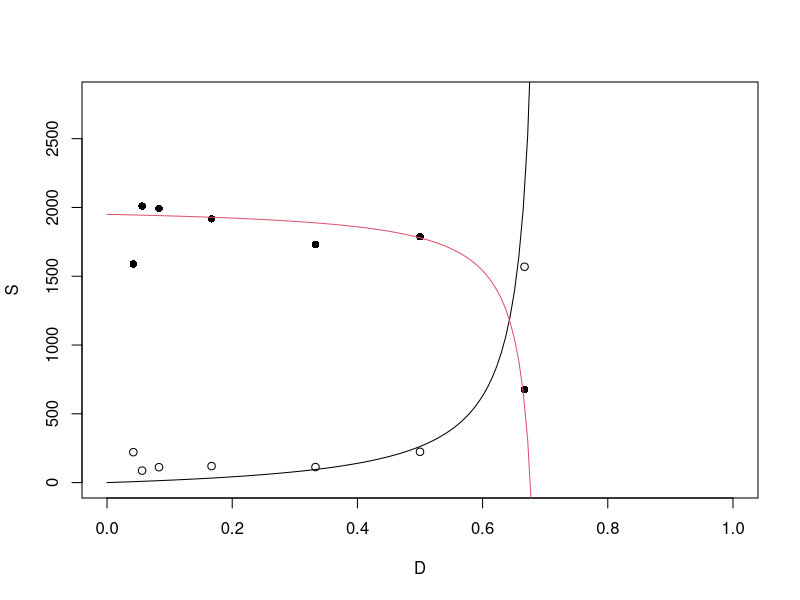
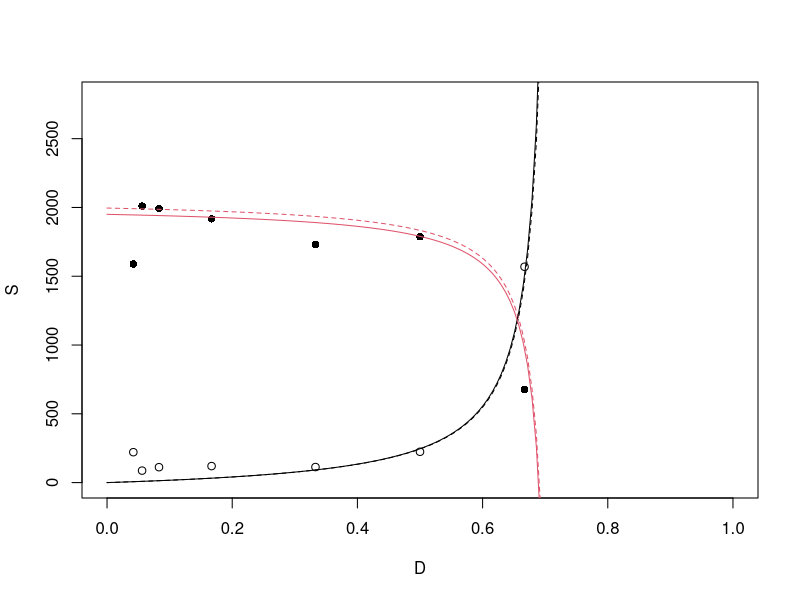

The R script that drew these images, in order:
# Bacterial growth example
# From Statistics for Environmental Engineers (2002, 2nd ed), chapter 46
# by Berthouex & Brown

bact = data.frame(
	D = c(0.042, 0.056, 0.083, 0.167, 0.333, 0.5, 0.667, 1),
	S = c(221, 87, 112, 120, 113, 224, 1569, 2745),
	X = c(1589, 2010, 1993, 1917, 1731, 1787, 676, 122)
)

bact <- bact[-8,] # Data point removed in book example

# Test initial estimates p0 and plot functions:
p0 <- c(0.7, 105, 0.65)
S0 <- 3000

with(bact, {
	plot(D, S, xlim=c(0,1), ylim=c(0,2800))
	points(D, X, pch=16)
})

curve(p0[2]*x / (p0[1] - x), add=TRUE, from=0, to=0.7, col=1)
curve(p0[3] * (S0 - (p0[2]*x / (p0[1] - x))), add=TRUE, from=0, to=0.7, col=2)

# Estimation
fr <- function(p0) {
  
	# Observed responses
	y <- matrix(c(bact$S, bact$X),ncol=2)
	x <- bact$D
	# Predicted responses
	f1 <- p0[2]*x / (p0[1] - x)
	f2 <- p0[3] * (S0 - (p0[2]*x / (p0[1] - x)))
  
	f <- matrix(c(f1,f2), ncol=2)
  
	# Box-Draper criterion (see chapter 4 in Bates & Watts 1988).
	# Minimizes the determinant of the crossproduct of the residual matrix y-f.
	# svd = Singular Value Decomposition of a Matrix
	# prod = Product of Vector Elements
	return(prod(svd(y - f, nu=0, nv=0)$d)^2)
}

# Use nlm to minimize the fr function
# nlm = Non-Linear Minimization
out.nlm <- nlm(fr, p=p0, hessian=TRUE, iterlim=100000)
out.nlm
p.nlm <- out.nlm$estimate

# With constrained optimization nlminb
# Appears very sensitive to upper limits, for instance
# upper = c(.75, 120, .65) give similar estimates to nlm,
# but upper = c(.75, 120, .75) give totally different estimates

out.nlminb <- nlminb(start=p0, objective=fr, lower = c(0,0,0), upper = c(.75,120,.65))
out.nlminb
p.nlminb <- out.nlminb$par

cat("Estimates with nlm:", round(p.nlm,3), "\n")
cat("Estimates with nlminb:", round(p.nlminb,3), "\n")

# Plot curves with estimated parameters
with(bact, {
	plot(D, S, xlim=c(0,1), ylim=c(0,2800))
	points(D, X, pch=16)
})

curve(p.nlm[2]*x / (p.nlm[1] - x), add=TRUE, from=0, to=0.7, col=1, lty=2)
curve(p.nlm[3] * (S0 - (p.nlm[2]*x / (p.nlm[1] - x))), add=TRUE, from=0, to=0.7, col=2, lty=2)

curve(p.nlminb[2]*x / (p.nlminb[1] - x), add=TRUE, from=0, to=0.7, col=1, lty=1)
curve(p.nlminb[3] * (S0 - (p.nlminb[2]*x / (p.nlminb[1] - x))), add=TRUE, from=0, to=0.7, col=2, lty=1)

# nlminb fit appears better!
